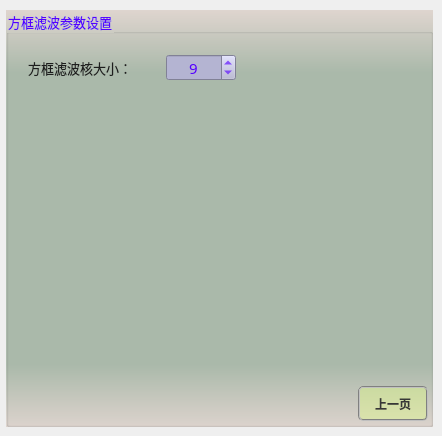
       <widget class="QWidget" name="page_8">
        <widget class="QGroupBox" name="groupParam_7">
         <property name="geometry">
          <rect>
           <x>6</x>
           <y>10</y>
           <width>427</width>
           <height>417</height>
          </rect>
         </property>
         <property name="font">
          <font>
           <family>微软雅黑</family>
           <pointsize>10</pointsize>
          </font>
         </property>
         <property name="styleSheet">
          <string notr="true">background-color: qlineargradient(x1:0, y1:0, x2:0, y2:1, stop:0 #dfd5cf, stop: 0.15 #acbbac, stop: 0.85 #acbbac,stop:1 #dfd5cf);
color: rgb(85, 0, 255);</string>
         </property>
         <property name="title">
          <string>方框滤波参数设置</string>
         </property>
         <widget class="QPushButton" name="btnBoxBack">
          <property name="geometry">
           <rect>
            <x>352</x>
            <y>376</y>
            <width>70</width>
            <height>35</height>
           </rect>
          </property>
          <property name="minimumSize">
           <size>
            <width>70</width>
            <height>30</height>
           </size>
          </property>
          <property name="font">
           <font>
            <family>微软雅黑</family>
            <pointsize>9</pointsize>
            <weight>75</weight>
            <italic>false</italic>
            <bold>true</bold>
           </font>
          </property>
          <property name="styleSheet">
           <string notr="true">QWidget{ background-color: rgba(225, 255, 127,100);}
QWidget{ color: rgb(55, 55, 55);}
QWidget{ border: 2px groove gray;border-radius: 5px;padding: 2px 4px;}
QPushButton:hover{ background-color: rgba(225, 255, 127,150);}
QPushButton:pressed{background-color: rgba(225, 255, 127,255);}</string>
          </property>
          <property name="text">
           <string>上一页</string>
          </property>
         </widget>
         <widget class="QLabel" name="label_19">
          <property name="geometry">
           <rect>
            <x>22</x>
            <y>48</y>
            <width>131</width>
            <height>19</height>
           </rect>
          </property>
          <property name="font">
           <font>
            <family>微软雅黑</family>
            <pointsize>10</pointsize>
           </font>
          </property>
          <property name="styleSheet">
           <string notr="true">color: rgb(30, 30, 30);
background: transparent;</string>
          </property>
          <property name="text">
           <string>方框滤波核大小：</string>
          </property>
         </widget>
         <widget class="QSpinBox" name="spinBoxKSize">
          <property name="geometry">
           <rect>
            <x>160</x>
            <y>44</y>
            <width>70</width>
            <height>27</height>
           </rect>
          </property>
          <property name="font">
           <font>
            <family>微软雅黑</family>
            <pointsize>11</pointsize>
           </font>
          </property>
          <property name="toolTip">
           <string/>
          </property>
          <property name="styleSheet">
           <string notr="true">QWidget{color: rgb(85, 0, 255);background-color: rgb(180, 180, 210);}
QSpinBox::up-button{
    border:transparent;
}
QSpinBox::down-button{
    border:transparent;
}
QSpinBox::up-arrow{
    image:url(:/resource/up.png);
}
QSpinBox::down-arrow{
    image:url(:/resource/down.png);
}</string>
          </property>
          <property name="alignment">
           <set>Qt::AlignCenter</set>
          </property>
          <property name="minimum">
           <number>1</number>
          </property>
          <property name="maximum">
           <number>101</number>
          </property>
          <property name="singleStep">
           <number>1</number>
          </property>
          <property name="value">
           <number>9</number>
          </property>
         </widget>
        </widget>
       </widget>
